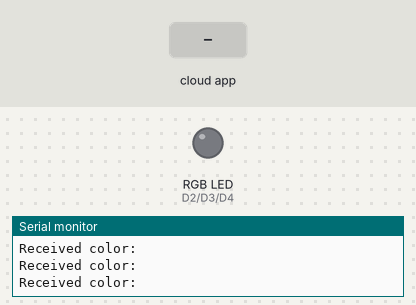
Bench run of a sketch on a simulated Arduino MKR. Shown: an RGB LED mixed from three pins (HIGH = lit), the last lines printed to the serial monitor. Inputs (shaded band) come from the test bench. WiFi joins after 1.5 s; servers stay silent unless stated; the Firebase database answers and starts empty.

Above: at 3.0 s.
3.1 s: the phone or cloud app sets color to red
At 4.4 s:
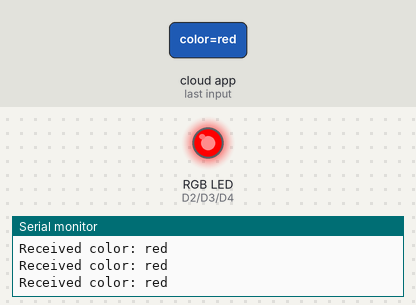
4.7 s: the phone or cloud app sets color to green
At 5.6 s:
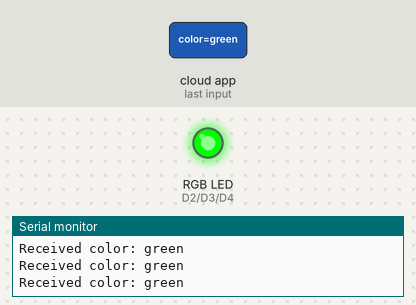
6.2 s: the phone or cloud app sets color to blue
At 6.8 s:
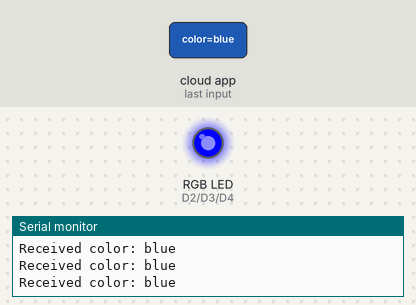
Timing chart, 0 to 9.2 s (numbered marks = the images above; inputs shaded):
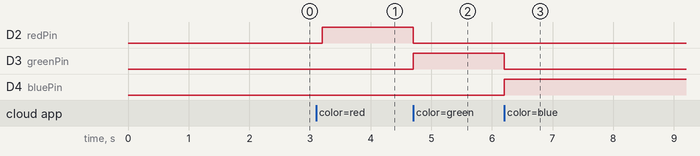

The sketch:

4_2HD.ino
```cpp
#include <WiFiNINA.h>                // Include WiFiNINA library for Wi-Fi connectivity
#include <Firebase_Arduino_WiFiNINA.h> // Include Firebase Arduino library for Firebase integration

// WiFi credentials
#define WIFI_SSID "Free"               // Wi-Fi SSID (network name)
#define WIFI_PASSWORD "12345678"       // Wi-Fi password

// Firebase credentials
#define FIREBASE_HOST "task7-807a2-default-rtdb.firebaseio.com"  // Firebase Realtime Database URL (host)
#define FIREBASE_AUTH "S1YLnWlLHBWvXpl4Txfc6Lg3xuXC4sOlgbrXDGNN" // Firebase Database secret key (authentication)

// LED pins for RGB LEDs connected to Arduino
const int redPin = 2;      // Pin connected to the Red LED
const int greenPin = 3;    // Pin connected to the Green LED
const int bluePin = 4;     // Pin connected to the Blue LED

// Firebase reference for retrieving data from Firebase
FirebaseData firebaseData;

// WiFi connection status
int status = WL_IDLE_STATUS;

void setup() {
  Serial.begin(9600);               // Start the serial communication at 9600 baud rate for debugging
  initializeLEDs();                  // Initialize LED pins as output

  // Connect to WiFi
  connectToWiFi();                   // Connect to the Wi-Fi network

  // Initialize Firebase
  initializeFirebase();              // Initialize Firebase with credentials
}

void loop() {
  // Fetch color data from Firebase and control LEDs
  fetchAndControlLEDs();

  delay(100);  // Small delay before the next loop iteration
}

// Function to initialize LED pins as output
void initializeLEDs() {
  pinMode(redPin, OUTPUT);          // Set Red LED pin as OUTPUT
  pinMode(greenPin, OUTPUT);        // Set Green LED pin as OUTPUT
  pinMode(bluePin, OUTPUT);         // Set Blue LED pin as OUTPUT
}

// Function to connect to Wi-Fi
void connectToWiFi() {
  Serial.print("Connecting to WiFi");  // Print message indicating the start of Wi-Fi connection
  while (status != WL_CONNECTED) {     // Loop until Wi-Fi is connected
    status = WiFi.begin(WIFI_SSID, WIFI_PASSWORD);  // Try to connect to Wi-Fi
    Serial.print(".");                  // Print a dot to indicate progress
    delay(300);                         // Wait for 300ms before trying again
  }
  Serial.println();                     // Move to the next line in serial monitor
  Serial.print("Connected with IP: ");  // Print the local IP address
  Serial.println(WiFi.localIP());       // Display the local IP address assigned by Wi-Fi
}

// Function to initialize Firebase
void initializeFirebase() {
  Firebase.begin(FIREBASE_HOST, FIREBASE_AUTH, WIFI_SSID, WIFI_PASSWORD);  // Initialize Firebase with credentials
  Firebase.reconnectWiFi(true);  // Enable automatic reconnection if Wi-Fi is lost
  Serial.println("Connected to Firebase");  // Print confirmation of Firebase connection
}

// Function to fetch color data from Firebase and control the LEDs
void fetchAndControlLEDs() {
  if (Firebase.getString(firebaseData, "/ledControl/color")) {  // Retrieve the "color" string from Firebase
    String color = firebaseData.stringData();  // Store the received color string
    Serial.print("Received color: ");          // Print the received color
    Serial.println(color);                     // Display the received color
    controlLED(color);                         // Call function to control LED based on the received color
  } else {
    // If there's an error getting the data from Firebase
    Serial.println("Failed to get color from Firebase");  // Print failure message
    Serial.println(firebaseData.errorReason());          // Print the error reason
  }
}

// Function to control LEDs based on received color
void controlLED(String color) {
  // Turn off all LEDs initially
  digitalWrite(redPin, LOW);    // Ensure the Red LED is off
  digitalWrite(greenPin, LOW);  // Ensure the Green LED is off
  digitalWrite(bluePin, LOW);   // Ensure the Blue LED is off

  // Turn on the LED according to the color received
  if (color == "red") {         // If the received color is "red"
    digitalWrite(redPin, HIGH); // Turn on the Red LED
  } else if (color == "green") { // If the received color is "green"
    digitalWrite(greenPin, HIGH); // Turn on the Green LED
  } else if (color == "blue") {  // If the received color is "blue"
    digitalWrite(bluePin, HIGH);  // Turn on the Blue LED
  } else if (color == "off") {  // If the received color is "off"
    // Turn off all LEDs if the color is "off"
    digitalWrite(redPin, LOW);
    digitalWrite(greenPin, LOW);
    digitalWrite(bluePin, LOW);
    Serial.println("All LEDs turned off");  // Print that all LEDs are turned off
  }
}
```

Measured:
- after the input at 3.1 s, D2 (redPin): LOW → HIGH after 0.10 s
- after the input at 4.7 s, D2 (redPin): HIGH → LOW at once; D3 (greenPin): LOW → HIGH at once
- after the input at 6.2 s, D3 (greenPin): HIGH → LOW at once; D4 (bluePin): LOW → HIGH at once
